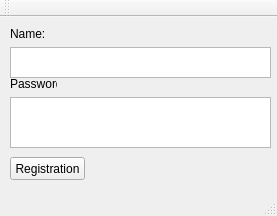
<?xml version="1.0" encoding="UTF-8"?>
<ui version="4.0">
 <class>MainWindow</class>
 <widget class="QMainWindow" name="MainWindow">
  <property name="geometry">
   <rect>
    <x>0</x>
    <y>0</y>
    <width>277</width>
    <height>216</height>
   </rect>
  </property>
  <property name="windowTitle">
   <string>MainWindow</string>
  </property>
  <widget class="QWidget" name="centralWidget">
   <widget class="QTextEdit" name="passwText">
    <property name="geometry">
     <rect>
      <x>10</x>
      <y>80</y>
      <width>261</width>
      <height>51</height>
     </rect>
    </property>
   </widget>
   <widget class="QPushButton" name="registrButton">
    <property name="geometry">
     <rect>
      <x>10</x>
      <y>140</y>
      <width>75</width>
      <height>23</height>
     </rect>
    </property>
    <property name="text">
     <string>Registration</string>
    </property>
   </widget>
   <widget class="QTextEdit" name="nameText">
    <property name="geometry">
     <rect>
      <x>10</x>
      <y>30</y>
      <width>261</width>
      <height>31</height>
     </rect>
    </property>
   </widget>
   <widget class="QLabel" name="nameLabel">
    <property name="geometry">
     <rect>
      <x>10</x>
      <y>10</y>
      <width>47</width>
      <height>13</height>
     </rect>
    </property>
    <property name="text">
     <string>Name:</string>
    </property>
   </widget>
   <widget class="QLabel" name="passwLabel">
    <property name="geometry">
     <rect>
      <x>10</x>
      <y>60</y>
      <width>47</width>
      <height>13</height>
     </rect>
    </property>
    <property name="text">
     <string>Password:</string>
    </property>
   </widget>
  </widget>
  <widget class="QMenuBar" name="menuBar">
   <property name="geometry">
    <rect>
     <x>0</x>
     <y>0</y>
     <width>277</width>
     <height>21</height>
    </rect>
   </property>
  </widget>
  <widget class="QToolBar" name="mainToolBar">
   <attribute name="toolBarArea">
    <enum>TopToolBarArea</enum>
   </attribute>
   <attribute name="toolBarBreak">
    <bool>false</bool>
   </attribute>
  </widget>
  <widget class="QStatusBar" name="statusBar"/>
 </widget>
 <layoutdefault spacing="6" margin="11"/>
 <resources/>
 <connections/>
</ui>
